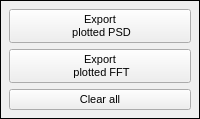
               <widget class="QFrame" name="frame_31">
                <property name="sizePolicy">
                 <sizepolicy hsizetype="Minimum" vsizetype="Minimum">
                  <horstretch>0</horstretch>
                  <verstretch>0</verstretch>
                 </sizepolicy>
                </property>
                <property name="frameShape">
                 <enum>QFrame::Box</enum>
                </property>
                <property name="frameShadow">
                 <enum>QFrame::Plain</enum>
                </property>
                <layout class="QVBoxLayout" name="verticalLayout_19">
                 <property name="spacing">
                  <number>6</number>
                 </property>
                 <property name="leftMargin">
                  <number>6</number>
                 </property>
                 <property name="topMargin">
                  <number>6</number>
                 </property>
                 <property name="rightMargin">
                  <number>6</number>
                 </property>
                 <property name="bottomMargin">
                  <number>6</number>
                 </property>
                 <item>
                  <widget class="QFrame" name="frame_25">
                   <property name="sizePolicy">
                    <sizepolicy hsizetype="Minimum" vsizetype="Minimum">
                     <horstretch>0</horstretch>
                     <verstretch>0</verstretch>
                    </sizepolicy>
                   </property>
                   <property name="frameShape">
                    <enum>QFrame::NoFrame</enum>
                   </property>
                   <property name="frameShadow">
                    <enum>QFrame::Raised</enum>
                   </property>
                   <layout class="QVBoxLayout" name="verticalLayout_20">
                    <property name="spacing">
                     <number>6</number>
                    </property>
                    <property name="leftMargin">
                     <number>2</number>
                    </property>
                    <property name="topMargin">
                     <number>2</number>
                    </property>
                    <property name="rightMargin">
                     <number>2</number>
                    </property>
                    <property name="bottomMargin">
                     <number>2</number>
                    </property>
                    <item>
                     <widget class="QPushButton" name="buttonExportPlotPSD">
                      <property name="sizePolicy">
                       <sizepolicy hsizetype="Minimum" vsizetype="Minimum">
                        <horstretch>0</horstretch>
                        <verstretch>0</verstretch>
                       </sizepolicy>
                      </property>
                      <property name="font">
                       <font>
                        <pointsize>8</pointsize>
                       </font>
                      </property>
                      <property name="text">
                       <string>Export
 plotted PSD</string>
                      </property>
                     </widget>
                    </item>
                    <item>
                     <widget class="QPushButton" name="buttonExportPlotFFT">
                      <property name="sizePolicy">
                       <sizepolicy hsizetype="Minimum" vsizetype="Minimum">
                        <horstretch>0</horstretch>
                        <verstretch>0</verstretch>
                       </sizepolicy>
                      </property>
                      <property name="font">
                       <font>
                        <pointsize>8</pointsize>
                       </font>
                      </property>
                      <property name="text">
                       <string>Export
 plotted FFT</string>
                      </property>
                     </widget>
                    </item>
                    <item>
                     <widget class="QPushButton" name="buttonClearAllFreq">
                      <property name="sizePolicy">
                       <sizepolicy hsizetype="Minimum" vsizetype="Minimum">
                        <horstretch>0</horstretch>
                        <verstretch>0</verstretch>
                       </sizepolicy>
                      </property>
                      <property name="minimumSize">
                       <size>
                        <width>0</width>
                        <height>0</height>
                       </size>
                      </property>
                      <property name="font">
                       <font>
                        <pointsize>8</pointsize>
                       </font>
                      </property>
                      <property name="text">
                       <string>Clear all</string>
                      </property>
                     </widget>
                    </item>
                   </layout>
                  </widget>
                 </item>
                </layout>
               </widget>
